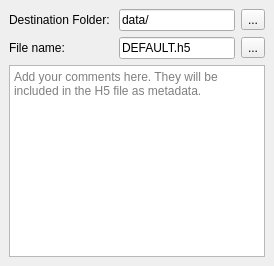
  <widget class="QDockWidget" name="dockWidget_filename">
   <property name="features">
    <set>QDockWidget::DockWidgetFeature::DockWidgetFloatable|QDockWidget::DockWidgetFeature::DockWidgetMovable</set>
   </property>
   <property name="windowTitle">
    <string>File</string>
   </property>
   <attribute name="dockWidgetArea">
    <number>1</number>
   </attribute>
   <widget class="QWidget" name="dockWidgetContents_11">
    <layout class="QGridLayout" name="gridLayout_51">
     <item row="0" column="0">
      <layout class="QGridLayout" name="gridLayout_35">
       <item row="1" column="1">
        <widget class="QLineEdit" name="lineEdit_filename">
         <property name="toolTip">
          <string>use %s for automatic filename</string>
         </property>
         <property name="text">
          <string>DEFAULT.h5</string>
         </property>
        </widget>
       </item>
       <item row="0" column="0">
        <widget class="QLabel" name="label_61">
         <property name="sizePolicy">
          <sizepolicy hsizetype="Minimum" vsizetype="Minimum">
           <horstretch>0</horstretch>
           <verstretch>0</verstretch>
          </sizepolicy>
         </property>
         <property name="text">
          <string>Destination Folder: </string>
         </property>
        </widget>
       </item>
       <item row="1" column="0">
        <widget class="QLabel" name="label_77">
         <property name="sizePolicy">
          <sizepolicy hsizetype="Minimum" vsizetype="Minimum">
           <horstretch>0</horstretch>
           <verstretch>0</verstretch>
          </sizepolicy>
         </property>
         <property name="text">
          <string>File name: </string>
         </property>
        </widget>
       </item>
       <item row="1" column="2">
        <widget class="QToolButton" name="toolButton_filename">
         <property name="text">
          <string>...</string>
         </property>
        </widget>
       </item>
       <item row="0" column="1">
        <widget class="QLineEdit" name="lineEdit_destinationfolder">
         <property name="text">
          <string>data/</string>
         </property>
        </widget>
       </item>
       <item row="0" column="2">
        <widget class="QToolButton" name="toolButton_destinationfolder">
         <property name="text">
          <string>...</string>
         </property>
        </widget>
       </item>
      </layout>
     </item>
     <item row="2" column="0">
      <widget class="QTextEdit" name="lineEdit_comment">
       <property name="acceptRichText">
        <bool>false</bool>
       </property>
       <property name="placeholderText">
        <string>Add your comments here. They will be included in the H5 file as metadata.</string>
       </property>
      </widget>
     </item>
    </layout>
   </widget>
  </widget>
